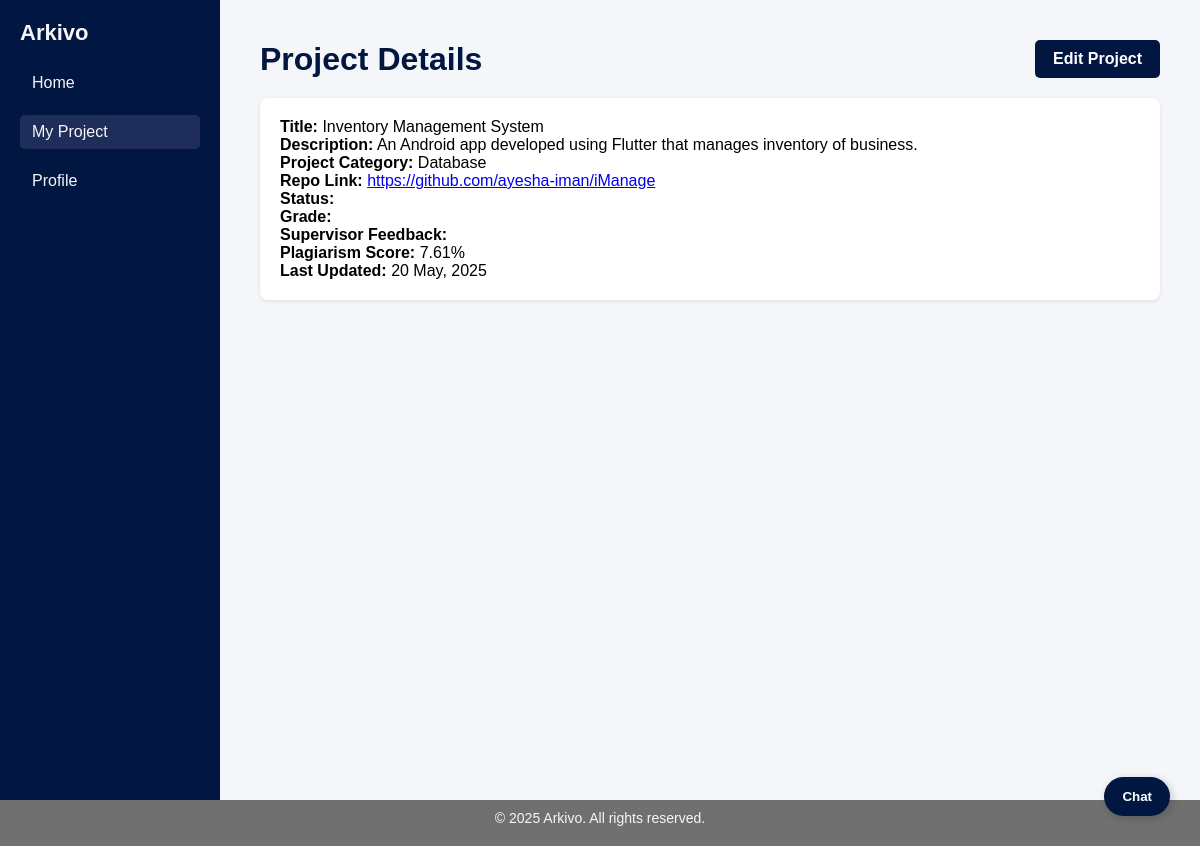
Screenshot of /myproject/ (signed in) with the database file from the repository.
### displayApp/models.py (models this page shows, shortened)
class Project(models.Model):
    STATUS_CHOICES = [
        ('PENDING', 'Pending'),
        ('GRADED', 'Graded'),
    ]
    PROJECT_CATEGORIES = [
        ('Database', 'Database'),
        ('Web Development', 'Web Development'),
        ('Mobile App', 'Mobile App'),
        ('AI/ML', 'AI/ML'),
        ('Networking', 'Networking'),
        ('Security', 'Security'),
    ]
    project_id = models.AutoField(auto_created=True, primary_key=True)
    title = models.CharField(max_length=200)
    project_category = models.CharField(max_length=200, choices=PROJECT_CATEGORIES, default='Database')
    description = models.TextField()
    repo_link = models.URLField()
    srs_file = models.FileField(upload_to='files/srs/', validators=[validate_file_ext])
    sdd_file = models.FileField(upload_to='files/sdd/', validators=[validate_file_ext])
    ui_ux_file = models.FileField(upload_to='files/ui_ux/', validators=[validate_file_ext])
    plagiarism_score = models.FloatField(default=0.0)
    grade_status = models.CharField(max_length=20, choices=STATUS_CHOICES, default='GRADED')
    student_id = models.ForeignKey(User, on_delete=models.CASCADE)
    created_at = models.DateTimeField(auto_now_add=True)
    updated_at = models.DateTimeField(auto_now_add=True)

### displayApp/views.py (the view)
# urls.py: path('myproject/', views.myproject, name='myproject'),
@login_required
def myproject(request):
    project = Project.objects.filter(student_id = request.user).first()  # Get the first project for the logged-in user
    comments = project and Comment.objects.filter(project_id=project).order_by('created_at') if project else []
    return render(request, 'myproject.html', {
        'project': project,
        'comments': comments,
        'user_role': request.user.role
    })

### displayApp/templates/myproject.html (shortened to what this page needs)
{% extends "index.html" %}
{% block content %}
{% block page_content %}
<div class="project-page">
<header>
  <h1 style="color: #011640;">Project Details</h1>
  {% if not project %}
    <button type="button" onclick="location.href='{% url 'submit_project' %}';" class="btn-primary">
      Upload Project
    </button>
  {% else %}
    <a href="{% url 'edit_project' project.project_id %}" class="btn-primary">
      Edit Project
    </a>
  {% endif %}
</header>
<div class="project-detail-container">
{% if project %}
  <p><strong>Title:</strong> {{ project.title }}</p>
  <p><strong>Description:</strong> {{ project.description }}</p>
  <p><strong>Project Category:</strong> {{ project.project_category }}</p>
  <p><strong>Repo Link:</strong> <a href="{{ project.repo_link }}" target="_blank">{{ project.repo_link }}</a></p>
  <p><strong>Status:</strong> {{ project.status }}</p>
  <p><strong>Grade:</strong> {{ project.grade }}</p>
  <p><strong>Supervisor Feedback:</strong> {{ project.feedback }}</p>
  <p><strong>Plagiarism Score:</strong> {{ project.plagiarism_score }}%</p>
  <p><strong>Last Updated:</strong> {{ project.updated_at|date:"d M, Y" }}</p>
{% else %}
  <p>You haven’t submitted a project yet. Please do so by clicking Upload Project button at the top right corner.</p>
{% endif %}
</div>
{% endblock %}
<button id="chat-toggle" class="chat-toggle">Chat</button>
</div>
{% endblock %}

### displayApp/static/css/index.css (style rules this page uses)
* { margin: 0; padding: 0; box-sizing: border-box; }
body { font-family: Arial, sans-serif; background-color: #f5f6fa; }
header { display: flex; justify-content: space-between; align-items: center; padding-bottom: 20px; }
.chat-toggle { position: fixed; bottom: 30px; right: 30px; background-color: #011640; color: white; border: none; padding: 12px 18px; border-radius: 50px; cursor: pointer; font-weight: bold; box-shadow: 2px 2px 8px rgba(0,0,0,0.2); }
.project-page { padding: 20px; }
.btn-primary { background-color: #011640; }
.project-detail-container { padding: 20px; background: #fff; border-radius: 8px; box-shadow: 0 1px 4px rgba(0,0,0,0.1); }
.btn-primary, .btn-secondary { padding: 10px 18px; border-radius: 5px; font-weight: bold; text-decoration: none; border: none; cursor: pointer; color: #fff; }

### rows the page displays
Project: title "Inventory Management System", description "An Android app developed using Flutter that manages inventory of business.", project_category "Database", repo_link "https://github.com/ayesha-iman/iManage", plagiarism_score "7.61", updated_at "20 May, 2025"
